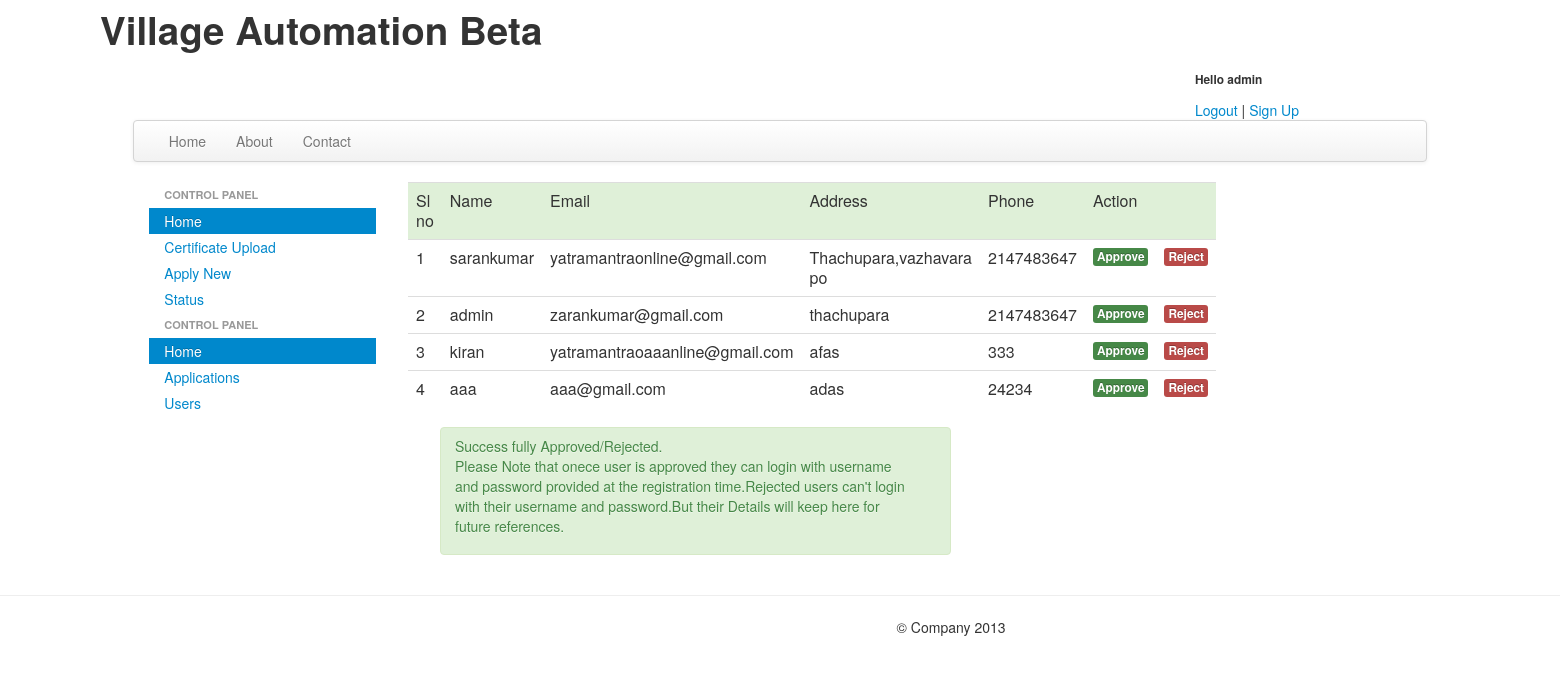
/users.php?u=7&a=t (signed in), run on the app's committed database.
### tables this page shows
CREATE TABLE IF NOT EXISTS `registration` (
  `name` varchar(30) NOT NULL,
  `email` varchar(30) NOT NULL,
  `address` varchar(50) NOT NULL,
  `phone` int(8) NOT NULL,
  `username` varchar(20) NOT NULL,
  `pass` varchar(20) NOT NULL,
  PRIMARY KEY (`username`),
  UNIQUE KEY `email` (`email`)
);

### users.php (the view, shortened to what this page needs)
<?php
include'menu.php';
$i=1;
$sql="select * from registration";
$res=mysql_query($sql);
?>
<div class="container-fluid">
<div class="row-fluid">
<?php include'sidemenu.php'; ?>
<div class="span8">
<?php if(isset($_SESSION['user'])) { ?>
   <div class="span6">
<table width="100%" border="0" class="table">
  <tr class="success">
    <td>Sl no</td>
    <td>Name</td>
    <td>Email</td>
    <td>Address</td>
    <td>Phone </td>
    <td>Action</td>
    <td></td>
  </tr>
 <?php while ($row = mysql_fetch_assoc($res)) { ?>
  <tr>
    <td> <?php echo "$i"; ?></td>
    <td><?php echo $row["name"];?></td>
    <td><?php echo $row["email"];?></td>
    <td><?php echo $row["address"];?></td>
    <td><?php echo $row["phone"];?></td>
    <td>
    <a href="<?php echo $_SERVER['PHP_SELF']; ?>?u=<?php echo $row["username"];?>&a=t"><span class="label label-success">Approve</span></a>
    </td>
    <td><a href="<?php echo $_SERVER['PHP_SELF']; ?>?u=<?php echo $row["username"];?>&a=f" ><span class="label label-important">Reject</span></a></td>
  </tr>
 <?php
 $i=$i+1;
  } ?>
</table>
</div>
    <?php } ?>
</div>
</div>
<?php if(isset($_GET['u'])){ ?>
<div class=" span6 offset5 alert alert-success">
   Success fully Approved/Rejected.<p>
   Please Note that onece user is approved they can login with username and password provided at the registration time.Rejected
   users can't login with their username and password.But their Details will keep here for future references.
    </div>
    <?php } ?>
</div>
<?php include'bottom.php'; ?>

### data on the page
registration: name "sarankumar", email "yatramantraonline@gmail.com", address "Thachupara,vazhavara po", phone "2147483647"
registration: name "admin", email "zarankumar@gmail.com", address "thachupara", phone "2147483647"
registration: name "kiran", email "yatramantraoaaanline@gmail.com", address "afas", phone "333"
registration: name "aaa", email "aaa@gmail.com", address "adas", phone "24234"

### other printed values
$_SESSION['user'] "admin"
